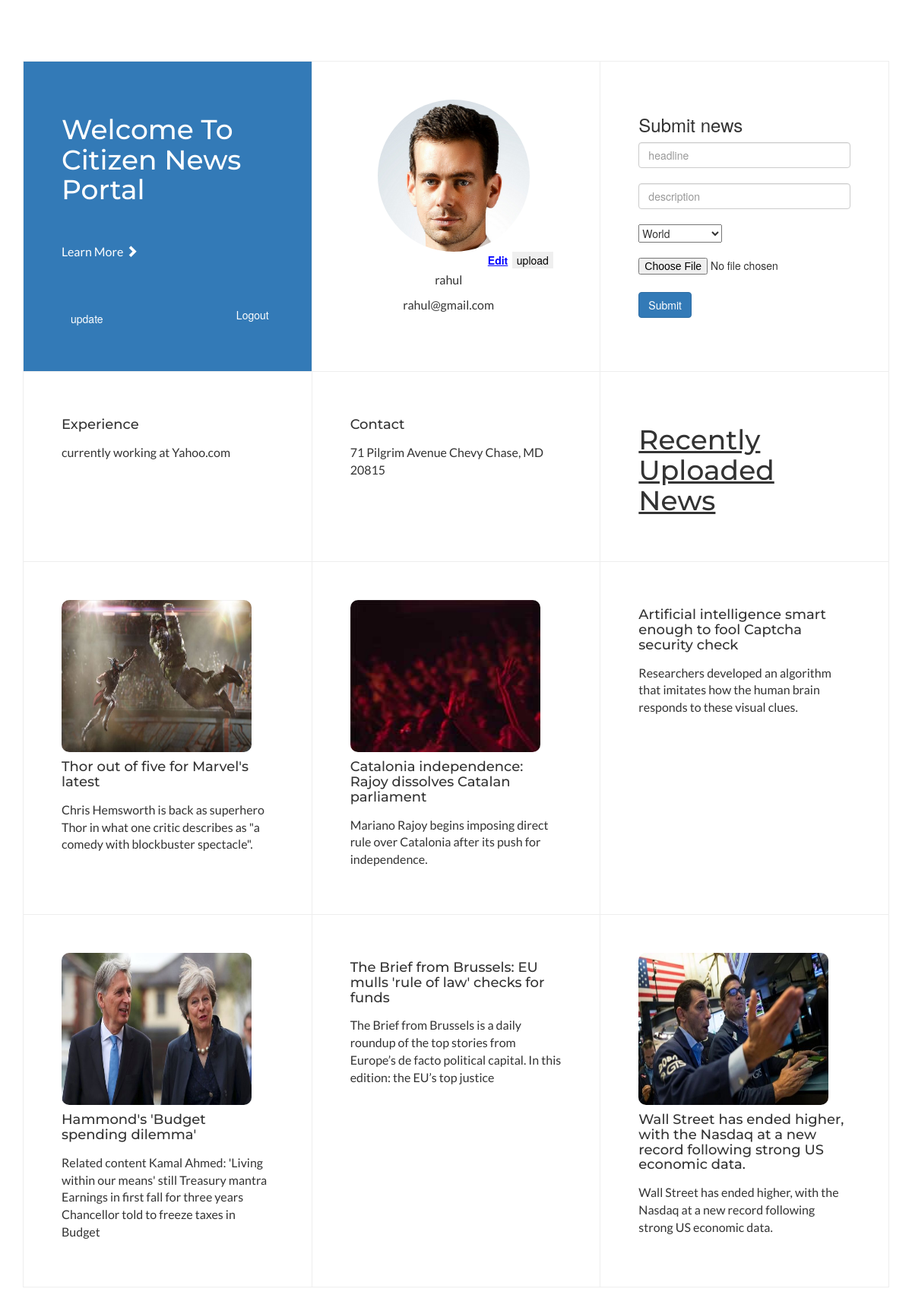
Page /src/userdashboard.php (signed in) on the committed database.
### tables this page shows
CREATE TABLE `memberdetails` (
  `uid` int(10) unsigned DEFAULT NULL,
  `userpic` varchar(500) DEFAULT NULL,
  `education` varchar(255) DEFAULT NULL,
  `experience` varchar(255) DEFAULT NULL,
  KEY `uid` (`uid`),
  CONSTRAINT `memberdetails_ibfk_1` FOREIGN KEY (`uid`) REFERENCES `memberinfo` (`uid`) ON DELETE CASCADE ON UPDATE CASCADE
);

CREATE TABLE `memberinfo` (
  `uid` int(255) unsigned NOT NULL AUTO_INCREMENT,
  `username` varchar(255) NOT NULL,
  `emailaddress` varchar(255) NOT NULL,
  `password` varchar(255) NOT NULL,
  `address` varchar(255) NOT NULL,
  `gender` varchar(7) NOT NULL,
  `dob` date NOT NULL,
  `authority` tinyint(1) NOT NULL,
  PRIMARY KEY (`uid`)
);

CREATE TABLE `news` (
  `nid` int(255) unsigned NOT NULL AUTO_INCREMENT,
  `uid` int(255) NOT NULL,
  `category` varchar(50) NOT NULL,
  `headline` varchar(255) NOT NULL,
  `sdescription` varchar(255) NOT NULL,
  `ldescription` mediumtext NOT NULL,
  `path` varchar(2555) NOT NULL,
  `verified` int(1) NOT NULL,
  `udate` date NOT NULL,
  PRIMARY KEY (`nid`)
);

### src/fetchdata.php (called while the page is built, shortened)
<?php
	function check_pic_path($id){
		$query = "select *from memberdetails where uid =".$id;
		$result = mysqli_query($GLOBALS['dbconnect'],$query);
		if(!$result){
			echo "error".mysqli_error($GLOBALS['dbconnect']);
		}else{
			return $result;
		}
	}
	function getdetails($id){
			$query = "select *from memberinfo where uid =".$id;
			$result = mysqli_query($GLOBALS['dbconnect'],$query);
			if(!$result){
				echo "unable to connect".mysqli_error($GLOBALS['dbconnect']);
			}else{
				return $result;
			}
		}
		function getnews($id){
			$sql= "select *from news where uid =".$id;
			$data = mysqli_query($GLOBALS['dbconnect'],$sql);
			if(!$data){
				echo "unable to connect".mysqli_error($GLOBALS['dbconnect']);
			}else{
				return $data;
			}
		}
?>

### src/userdashboard.php (the view, shortened to what this page needs)
<!DOCTYPE html>
<html >
<head>
  <link rel='stylesheet prefetch' href='https://maxcdn.bootstrapcdn.com/bootstrap/3.3.7/css/bootstrap.min.css'>
      <link rel="stylesheet" href="../css/style.css">
</head>
<body>
<section class="bgfbox">
	<div class="container">
		<div class="row flex-row">
			<div class="col-md-4" >
				<div class="bgfbox-first bg-primary" >
					<div class="bgfbox-content">
						<div class="bgfbox-text-wrap">
							<h2 class="h1">Welcome To Citizen News Portal</h2>
							<a class="read-more" href="#">Learn More <span class="glyphicon glyphicon-chevron-right" aria-hidden="true"></span> </a><br><br><br><br>
								<input type="submit" name="update" class="btn btn-primary" data-toggle="modal" data-target="#exampleModal" data-whatever="Update" value="update" style="background:none;border:none;float:left;">
							<form action="log.php" method="post">
								<input type="submit" name="out" value="Logout" style="background:none;border:none;float:right;">
							</form>
						</div>
					</div>
				</div>
			</div>
			<div class="col-md-4">
				<div class="bgfbox-content bg-white bg-hover-inverse bg-hover-fade">
					<div class="bgfbox-text-wrap">
						<?php
							require_once "fetchdata.php";
							$result = check_pic_path($_SESSION["id"]);
							$value=mysqli_fetch_array($result,MYSQLI_ASSOC);
							if($value["userpic"]!=null){
								echo "<img src='../".$value["userpic"]."' class='img-circle' alt='Profile-Picture' width='200' height='200' style='margin-left:13%;'><br>";
							}else{
								echo "<img src='../images/defaultuser.jpg' class='img-circle' alt='Profile-Picture' width='200' height='200' style='margin-left:13%;'><br>";
							}
							echo"<form action='log.php' method='post' enctype='multipart/form-data'>";
							echo "<label for='uploadbtn' style='margin-left:65%;color:blue;text-decoration:underline;'>Edit</label>";
							echo "<input type='submit' value='upload' name='uploadbtn'  style='margin-left:2%;color:black;text-decoration:none;border:none;'>";
							echo"</form>";
							$result1=getdetails($_SESSION["id"]);
							$value1=mysqli_fetch_array($result1,MYSQLI_ASSOC);
							echo "<p style='margin-left:40%;'>".$value1["username"]."</p>";
							echo "<p class='small' style='margin-left:25%;'>".$value1["emailaddress"]."</p>";
						 ?>
					</div>
				</div>
			</div>
			<div class="col-md-4">
				<div class="bgfbox-content bg-white bg-hover-inverse bg-hover-fade">
					<div class="bgfbox-text-wrap">
						<h3 class="title">Submit news</h3>
					<form action="log.php" method="post" enctype="multipart/form-data">
						<input type="text" name="title" class="form-control" placeholder="headline" required=""><br>
						<input type="text" name="descrip" class="form-control" placeholder="description" required=""><br>
						<select name="category">
						<option value="World">World</option>
						<option value="Entertainment">Entertainment</option></select><br><br>
						<input type="file" value="upload the image" style="margin-bottom:23px;" name='file'>
						<input type="submit" name="newsupload" value="Submit" class="btn btn-primary">
					</form><br>
					</div>
				</div>
			</div>
			<?php
			if($value["experience"]!=null){
				echo "<div class='col-md-4'>";
				echo "<div class='bgfbox-content bg-white bg-hover-inverse bg-hover-fade'>";
					echo "<div class='bgfbox-text-wrap'>";
						echo "<h4>Experience</h4>";
						echo "<p>".$value["experience"]."</p>";
					echo "</div>";
				echo "</div>";
			echo "</div>";
			}
			if($value1["address"]!=null){
				echo "<div class='col-md-4'>";
				echo "<div class='bgfbox-content bg-white bg-hover-inverse bg-hover-fade'>";
					echo "<div class='bgfbox-text-wrap'>";
						echo "<h4>Contact</h4>";
						echo "<p>".$value1["address"]."</p>";
					echo "</div>";
				echo "</div>";
			echo "</div>";
			}
			$result = getnews($_SESSION["id"]);
			if($result->num_rows!=0){
					echo "<div class='col-md-4'>";
					echo "<div class='bgfbox-content bg-white bg-hover-inverse bg-hover-fade'>";
					echo "<div class='bgfbox-text-wrap'>";
						echo "<h2 class='h1' style='text-decoration:underline;'>Recently Uploaded News</h2>";
					echo "</div>";
					echo "</div>";
					echo "</div>";
				while($row=mysqli_fetch_array($result,MYSQLI_ASSOC)){
					if($row["verified"]==1){
						echo "<div class='col-md-4'>";
						echo "<div class='bgfbox-content bg-white bg-hover-inverse bg-hover-fade'>";
						echo "<div class='bgfbox-text-wrap'>";
						if($row["path"]!=null){
							echo "<img src='../".$row["path"]."' alt='Profile-Picture' width='250' height='200' style='border-radius:10px;'><br>";
						}
						echo "<h4>".$row["headline"]."</h4>";
						echo "<p>".$row["sdescription"]."</p>";
						echo "</div>";
						echo "</div>";
						echo "</div>";
					}
				}
			}
			?>
		</div>
	</div>
</section>
</body>
</html>

### css/style.css (style rules this page uses)
@media only screen and (min-width: 481px) { .flex-row.row { display: -webkit-box; display: -ms-flexbox; display: flex; -ms-flex-wrap: wrap; flex-wrap: wrap; } }
@media only screen and (min-width: 481px) { .flex-row.row > [class*='col-'] { display: -webkit-box; display: -ms-flexbox; display: flex; -webkit-box-orient: vertical; -webkit-box-direction: normal; -ms-flex-direction: column; flex-direction: column; -webkit-box-flex: 1; -ms-flex-positive: 1; flex-grow: 1; } }
@media only screen and (min-width: 481px) { .flex-row.row:after, .flex-row.row:before { display: -webkit-box; display: -ms-flexbox; display: flex; } }
@media only screen and (min-width: 992px) { .bgfbox .flex-row .col-md-4:first-child > a, .bgfbox-first, .bgfbox-content { display: -webkit-box; display: -ms-flexbox; display: flex; -webkit-box-flex: 1; -ms-flex-positive: 1; flex-grow: 1; -webkit-box-orient: vertical; -webkit-box-direction: normal; -ms-flex-direction: column; flex-direction: column; } }
.bgfbox .flex-row { border: 1px solid #eee; border-width: 1px 0 0 1px; }
.bgfbox .flex-row .col-md-4 .bgfbox-content { border: 1px solid #eee; border-width: 0 1px 1px 0; }
.bgfbox .flex-row { margin-left: 0px; margin-right: 0px; }
.bgfbox .col-md-4 { padding: 0; }
.bgfbox .bgfbox-content { padding: 50px; }
.bgfbox .bgfbox-first a { color: #fff; }
.bgfbox .bgfbox-first h2 { margin-bottom: 50px; }
.bg-white { background-color: #fff; }
.bgfbox { padding-top: 80px; padding-bottom: 80px; }
.bgfbox h2, .bgfbox h4 { font-family: 'Montserrat', serif; }
.bgfbox h4 { margin-bottom: 15px; }
.bgfbox p, a { font-family: 'Lato', sans-serif; font-size: 16px; }

### rows in the picture
memberdetails: userpic (picture), experience "currently working at Yahoo.com"
memberinfo: username "rahul", emailaddress "rahul@gmail.com", address "71 Pilgrim Avenue Chevy Chase, MD 20815"
news: path (picture), headline "Thor out of five for Marvel's latest", sdescription "Chris Hemsworth is back as superhero Thor in what one critic describes as \"a comedy with blockbuster spectacle\"."
news: path (picture), headline "Catalonia independence: Rajoy dissolves Catalan parliament", sdescription "Mariano Rajoy begins imposing direct rule over Catalonia after its push for independence."
news: headline "Artificial intelligence smart enough to fool Captcha security check", sdescription "Researchers developed an algorithm that imitates how the human brain responds to these visual clues."
news: path (picture), headline "Hammond's 'Budget spending dilemma'", sdescription "Related content Kamal Ahmed: 'Living within our means' still Treasury mantra Earnings in first fall for three years Chancellor told to freeze taxes in Budget"
news: headline "The Brief from Brussels: EU mulls 'rule of law' checks for funds", sdescription "The Brief from Brussels is a daily roundup of the top stories from Europe’s de facto political capital. In this edition: the EU’s top justice"
news: path (picture), headline "Wall Street has ended higher, with the Nasdaq at a new record following strong US economic data.", sdescription "Wall Street has ended higher, with the Nasdaq at a new record following strong US economic data."
